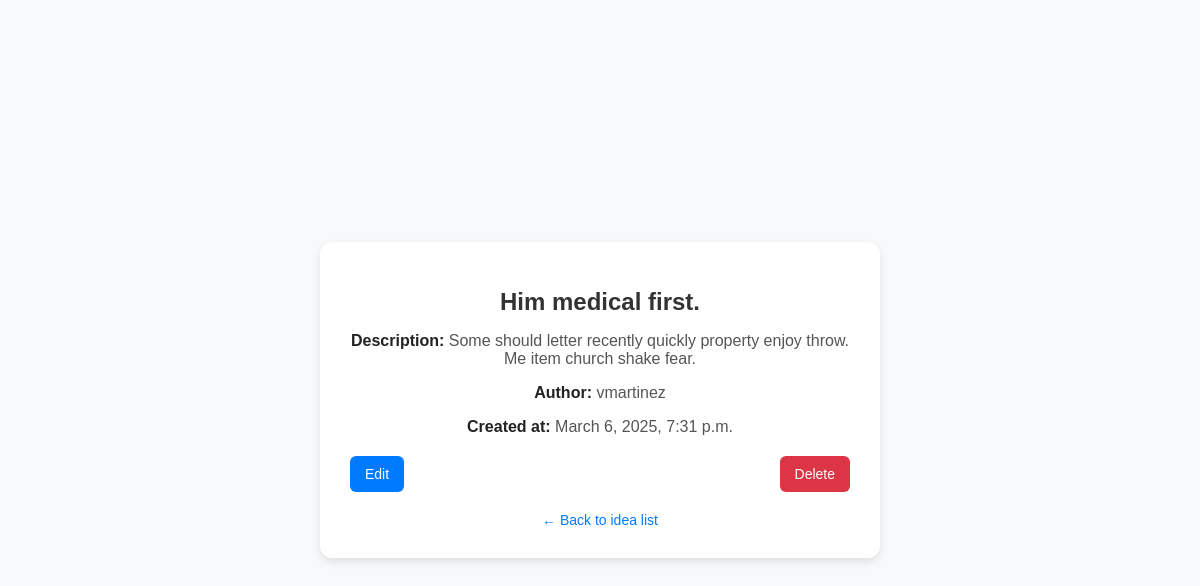
/ideas/35/ (signed in), run on the app's committed database.
### ideas/models.py (models this page shows, shortened)
class Idea(models.Model):
    author = models.ForeignKey(User, on_delete=models.CASCADE)
    title = models.CharField(max_length=200)
    description = models.TextField()
    created_at = models.DateTimeField(auto_now_add=True)

### ideas/views.py (the view)
# urls.py: path('ideas/<int:pk>/', views.IdeaDetailView.as_view(), name='idea_detail'),
class IdeaDetailView(LoginRequiredMixin, DetailView):
    model = Idea
    template_name = 'idea_detail.html'
    context_object_name = 'idea'
    login_url = '/login/'

### ideas/templates/idea_detail.html (shortened to what this page needs)
<!DOCTYPE html>
<html lang="en">
<head>
</head>
<body>
    <div class="container">
        <h1>{{ idea.title }}</h1>
        <p><strong>Description:</strong> {{ idea.description }}</p>
        <p><strong>Author:</strong> {{ idea.author.username }}</p>
        <p><strong>Created at:</strong> {{ idea.created_at }}</p>
        <div class="btn-container">
            <a href="{% url 'idea_update' idea.id %}" class="btn btn-edit">Edit</a>
            <a href="{% url 'idea_delete' idea.id %}" class="btn btn-delete">
                Delete
            </a>
        </div>
        <a href="{% url 'idea_list' %}" class="back-link">← Back to idea list</a>
    </div>
</body>
</html>

### ideas/templates/idea_detail.html (style rules this page uses)
body { font-family: Arial, sans-serif; margin: 0; padding: 0; background-color: #f8f9fa; display: flex; align-items: center; justify-content: center; height: 100vh; }
.container { background: white; padding: 30px; border-radius: 12px; box-shadow: 0px 4px 10px rgba(0, 0, 0, 0.1); width: 100%; max-width: 500px; text-align: center; }
h1 { color: #333; margin-bottom: 15px; font-size: 24px; }
p { font-size: 16px; color: #555; margin-bottom: 10px; }
strong { color: #222; }
.btn-container { margin-top: 20px; display: flex; justify-content: space-between; }
.btn { padding: 10px 15px; font-size: 14px; border: none; border-radius: 6px; cursor: pointer; text-decoration: none; display: inline-block; }
.btn-edit { background-color: #007BFF; color: white; transition: background 0.3s, transform 0.1s; }
.btn-delete { background-color: #dc3545; color: white; transition: background 0.3s, transform 0.1s; }
.back-link { display: block; margin-top: 20px; font-size: 14px; color: #007BFF; text-decoration: none; transition: color 0.3s; }

### data on the page
Idea: title "Him medical first.", description "Some should letter recently quickly property enjoy throw. Me item church shake fear.", author.username "vmartinez", created_at "March 6, 2025, 7:31 p.m."
